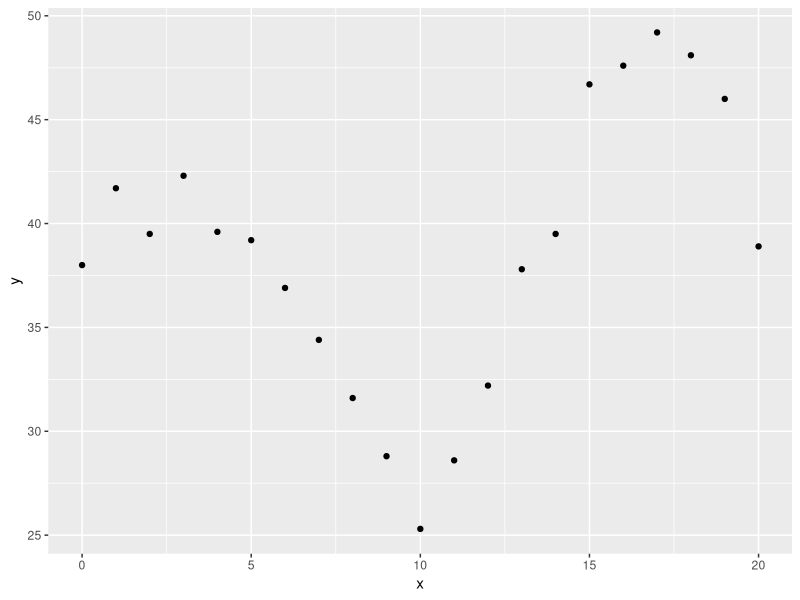
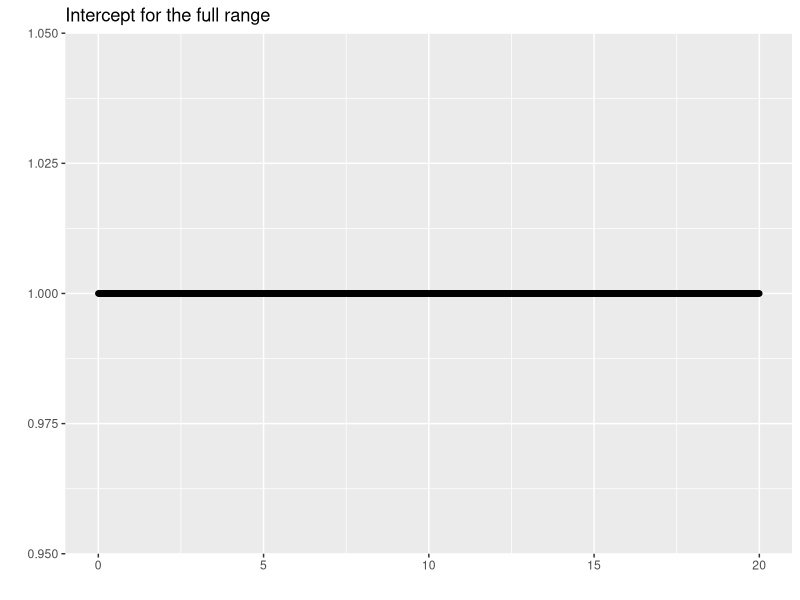
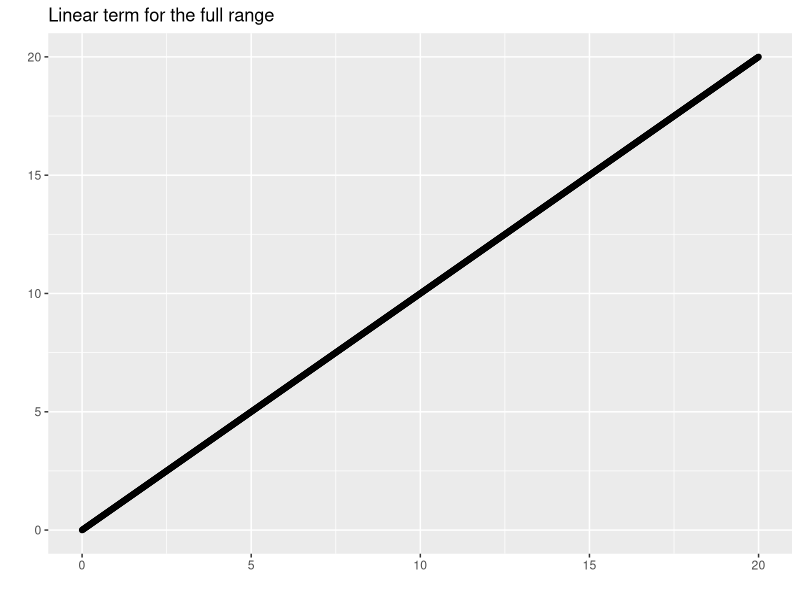
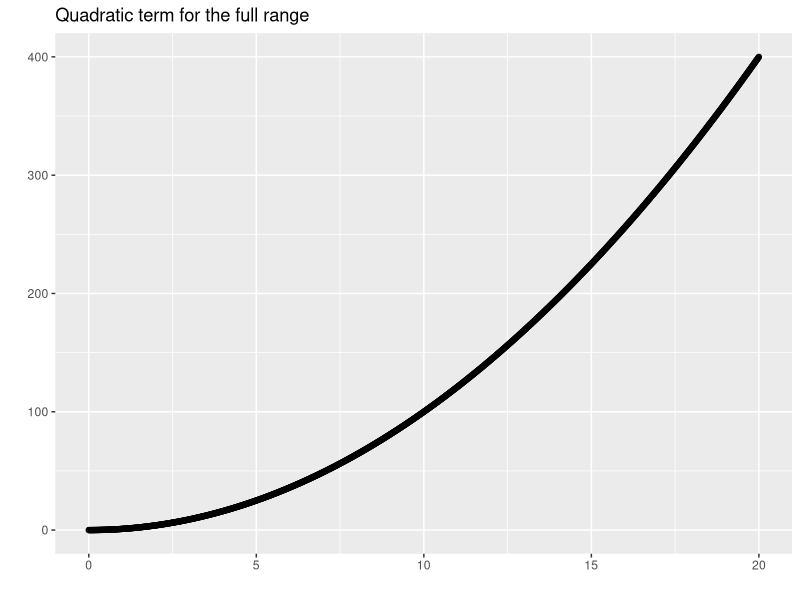
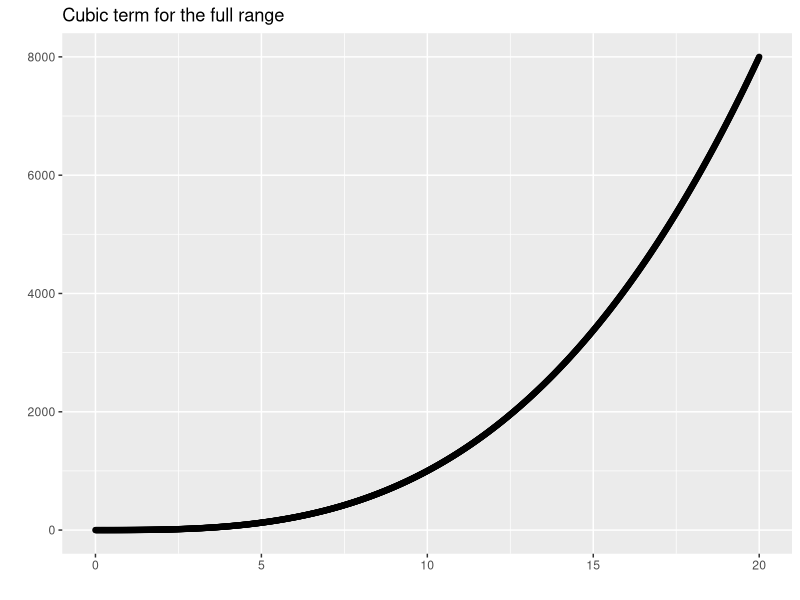
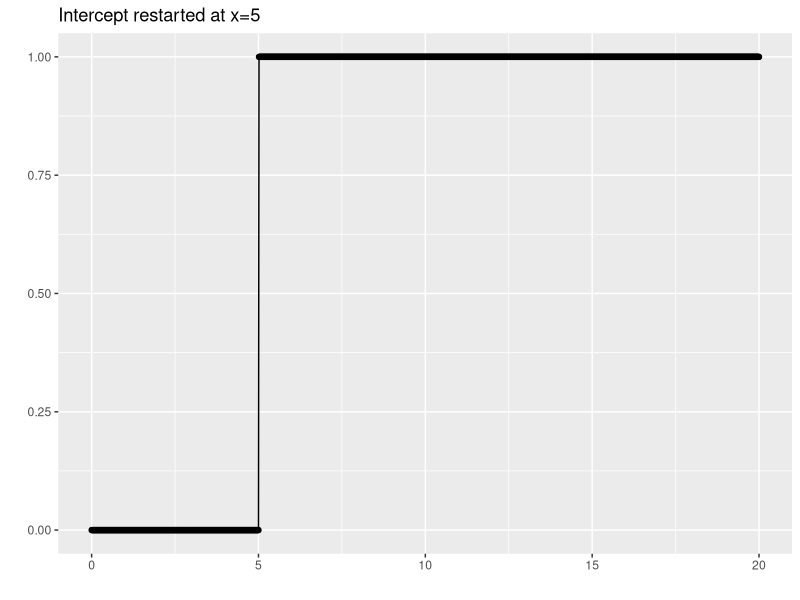
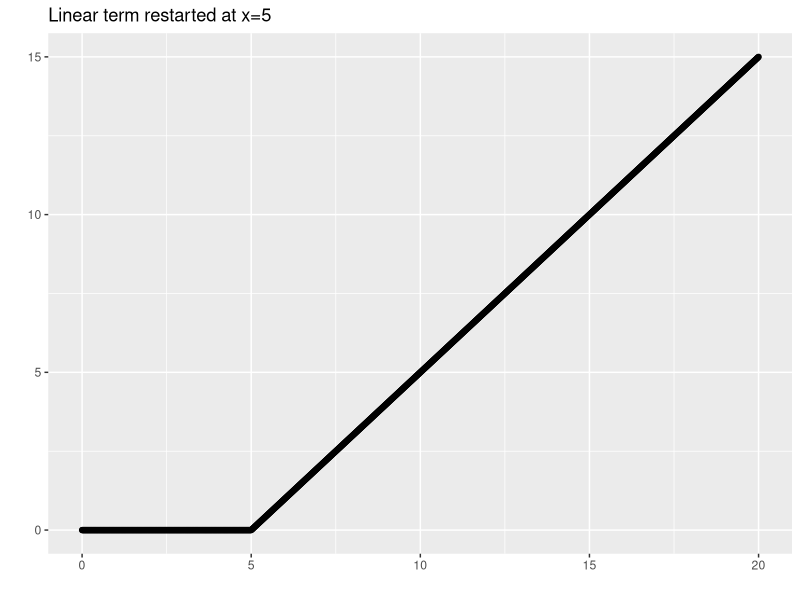
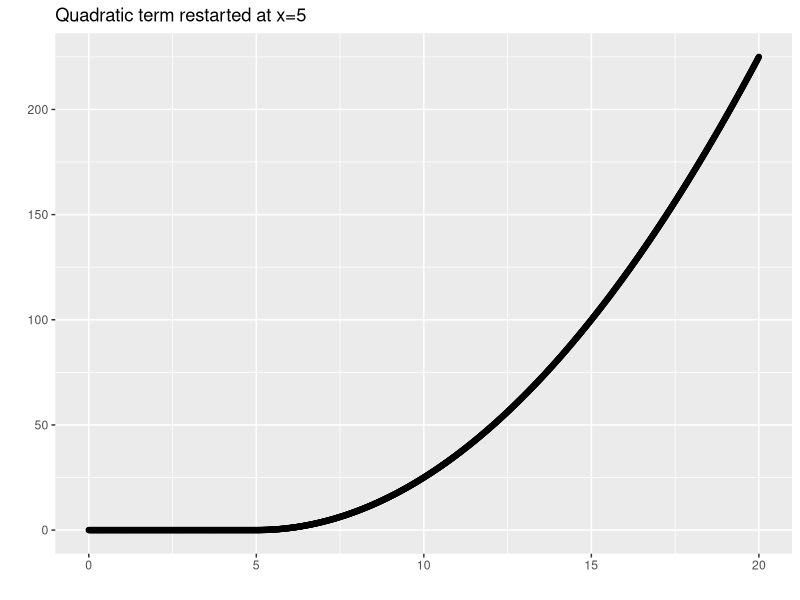

Recreate these plots in R, in order.
## ---- chunk 1
suppressMessages(suppressWarnings(library(broom)))
suppressMessages(suppressWarnings(library(dplyr)))
suppressMessages(suppressWarnings(library(knitr)))
suppressMessages(suppressWarnings(library(magrittr)))
suppressMessages(suppressWarnings(library(splines)))
suppressMessages(suppressWarnings(library(tidyr)))
## ---- chunk 2
library(ggplot2)
x <- 0:20
y <- rep(40, 21)
y[6:21] <- y[6:21]-3*(0:15)
y[11:21] <- y[11:21]+7*(0:10)
y[16:21] <- y[16:21]-(0:5)^2
y <- y+round(rnorm(21), 1)
simulated_example <- data.frame(x, y)
simulated_example
ggplot(simulated_example, aes(x, y)) +
  geom_point()
## ---- chunk 3
x <- c(0:20, setdiff(seq(0, 20, by=1/64), 0:20))
## ---- chunk 4
xm <- data.frame(
  c1 =rep(1, length(x)),
  c2 =x,
  c3 =x^2,
  c4 =x^3,
  c5 =(x> 5)*rep(1, length(x)),
  c6 =(x> 5)*(x- 5),
  c7 =(x> 5)*(x- 5)^2,
  c8 =(x> 5)*(x- 5)^3,
  c9 =(x>10)*rep(1, length(x)),
  c10=(x>10)*(x-10),
  c11=(x>10)*(x-10)^2,
  c12=(x>10)*(x-10)^3,
  c13=(x>15)*rep(1, length(x)),
  c14=(x>15)*(x-15),
  c15=(x>15)*(x-15)^2,
  c16=(x>15)*(x-15)^3,
  y=NA
)
xm$y[1:21] <- y
## ---- chunk 5
display_terms <- function(df, x, y, lb, z=y) {
  full_data <- data.frame(x=df[ , x], y=df[ , y], z=df[ , z])
  integer_data <- full_data[1:21, ]
  ggplot(full_data, aes(x, y)) +
      ggtitle(lb) +
      geom_line() +
      geom_point(aes(x, z), na.rm=TRUE) +
      xlab(" ") +
      ylab(" ")
}

lb1 <- rep(c("Intercept", "Linear term", "Quadratic term", "Cubic term"), 4)
lb2 <- rep(c("for the full range", "restarted at x=5", "restarted at x=10", "restarted at x=15"), each=4)
lb <- paste(lb1, lb2)
for (j in 1:16) {
  xm %>% display_terms("c2", paste0("c", j), lb[j]) -> cplot
  plot(cplot)
}
## ---- chunk 6
kable(xm[1:21, 1:4])
## ---- chunk 7
lm(y~c2+c3+c4, data=xm) %>%
  augment(newdata=xm) %>%
  data.frame %>%
  display_terms("c2", ".fitted", "Single cubic fit", "y")
## ---- chunk 8
kable(xm[1:20, ])
## ---- chunk 9
four_independent_cubics <- 
  lm(y~c2+c3+c4+c5+c6+c7+c8+c9+c10+c11+c12+c13+c14+c15+c16, data=xm)
augment(four_independent_cubics, newdata=xm) %>%
  ggplot(aes(c2, .fitted)) +
    geom_line() +
    # geom_point(xm[1:21, ], aes(c2, y)) +
    ggtitle("Discontinous cubic splines")
## ---- chunk 10
kable(xm[1:20, c(1:4, 6:8, 10:12, 14:16)])
four_continuous_cubics <- 
  lm(y~c2+c3+c4+c6+c7+c8+c10+c11+c12+c14+c15+c16, data=xm)
augment(four_continuous_cubics, newdata=xm) %>%
  ggplot(aes(c2, .fitted)) +
    geom_line() +
    # geom_point(xm[1:21, ], aes(c2, y)) +
    ggtitle("Continous but not smooth cubic splines")
## ---- chunk 11
kable(xm[1:20, c(1:4, 7:8, 11:12, 15:16)])
four_smooth_cubics <- 
  lm(y~c2+c3+c4+c7+c8+c11+c12+c15+c16, data=xm)
augment(four_smooth_cubics, newdata=xm) %>%
  ggplot(aes(c2, .fitted)) +
    geom_line() +
    geom_point(aes(c2, y), na.rm=TRUE) +
    ggtitle("Continous and Smooth (1st derivative) splines")

## ---- chunk 12
kable(xm[1:20, c(1:4, 8, 12, 16)])
spline_model <- 
  lm(y~c2+c3+c4+c8+c12+c16, data=xm)
augment(spline_model, newdata=xm) %>%
  ggplot(aes(c2, .fitted)) +
    geom_line() +
    # geom_point(xm[1:21, ], aes(c2, y)) +
    ggtitle("Continous and smooth (1st and 2nd derivatives) cubic splines")
## ---- chunk 13
round(cor(xm[c(2:4, 8, 12, 16)]), 2)
## ---- chunk 14
linear_spline <- bs(xm$c2, knots=c(5, 10, 15), degree=1, intercept=TRUE)
kable(linear_spline[1:21, ])
## ---- chunk 15
plot(x[1:21], linear_spline[1:21 , 1])
plot(x[1:21], linear_spline[1:21 , 2])
plot(x[1:21], linear_spline[1:21 , 3])
plot(x[1:21], linear_spline[1:21 , 4])
plot(x[1:21], linear_spline[1:21 , 5])

lm(xm$y~linear_spline) %>%
  augment(newdata=xm) %>%
  ggplot(aes(c2, .fitted)) +
    geom_line() +
    # geom_point(xm[1:21, ], aes(c2, y)) +
    ggtitle("Linear splines")
## ---- chunk 16
quadratic_spline <- bs(xm$c2, knots=c(5, 10, 15), degree=2, intercept=TRUE)
kable(quadratic_spline[1:21, ])
plot(x[1:21], quadratic_spline[1:21 , 1])
plot(x[1:21], quadratic_spline[1:21 , 2])
plot(x[1:21], quadratic_spline[1:21 , 3])
plot(x[1:21], quadratic_spline[1:21 , 4])
plot(x[1:21], quadratic_spline[1:21 , 5])

lm(xm$y~quadratic_spline) %>%
  augment(newdata=xm) %>%
  ggplot(aes(c2, .fitted)) +
    geom_line() +
    geom_point(aes(c2, y), na.rm=TRUE) + 
    ggtitle("quadratic splines")
## ---- chunk 17
cubic_spline <- bs(xm$c2, knots=c(5, 10, 15), degree=3, intercept=TRUE)
kable(cubic_spline[1:21, ])
plot(x[1:21], cubic_spline[1:21 , 1])
plot(x[1:21], cubic_spline[1:21 , 2])
plot(x[1:21], cubic_spline[1:21 , 3])
plot(x[1:21], cubic_spline[1:21 , 4])
plot(x[1:21], cubic_spline[1:21 , 5])

lm(xm$y~cubic_spline) %>%
  augment(newdata=xm) %>%
  ggplot(aes(c2, .fitted)) +
    geom_line() +
    geom_point(aes(c2, y), na.rm=TRUE) + 
    ggtitle("cubic splines")
